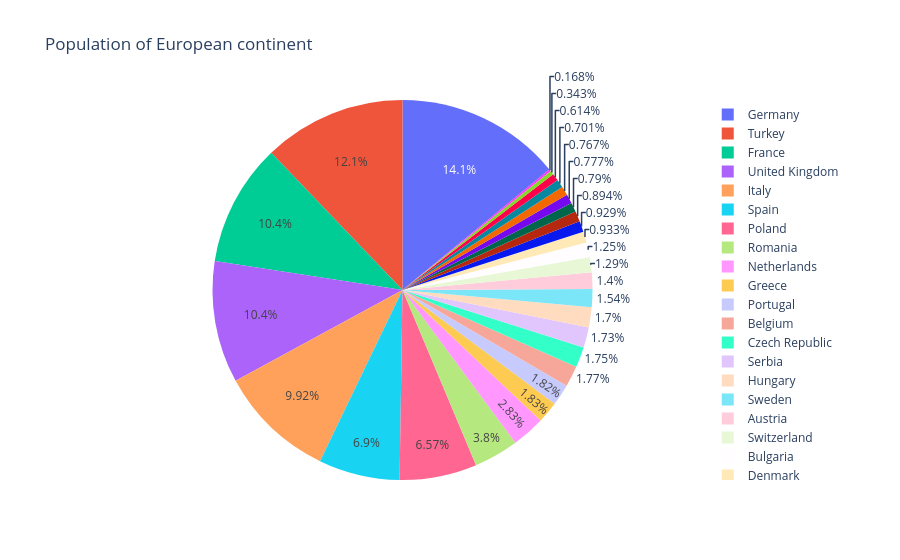

Notebook source saved alongside this figure:
### Markdown cell above
you can get it from here 
https://docs.plotly.com/
https://plotly.com/python/pie-charts/

### Code cell
import plotly.express as px
df = px.data.gapminder().query("year == 2007").query("continent == 'Europe'")
df.loc[df['pop'] < 2.e6, 'country'] = 'Other countries' # Represent only large countries
fig = px.pie(df, values='pop', names='country', title='Population of European continent')
fig.show()

### Figure 1 — Plotly figure (JSON) as saved in the notebook; plotly's stock layout.template omitted (floating-point values rounded to 4 significant figures)
{"data": [{"domain": {"x": [0, 1], "y": [0, 1]}, "hovertemplate": "country=%{label}<br>pop=%{value}<extra></extra>", "labels": ["Albania", "Austria", "Belgium", "Bosnia and Herzegovina", "Bulgaria", "Croatia", "Czech Republic", "Denmark", "Finland", "France", "Germany", "Greece", "Hungary", "Other countries", "Ireland", "Italy", "Other countries", "Netherlands", "Norway", "Poland", "Portugal", "Romania", "Serbia", "Slovak Republic", "Slovenia", "Spain", "Sweden", "Switzerland", "Turkey", "United Kingdom"], "legendgroup": "", "name": "", "showlegend": true, "type": "pie", "values": [3600523, 8199783, 10392226, 4552198, 7322858, 4493312, 10228744, 5468120, 5238460, 61083916, 82400996, 10706290, 9956108, 301931, 4109086, 58147733, 684736, 16570613, 4627926, 38518241, 10642836, 22276056, 10150265, 5447502, 2009245, 40448191, 9031088, 7554661, 71158647, 60776238]}], "layout": {"legend": {"tracegroupgap": 0}, "title": {"text": "Population of European continent"}}}
